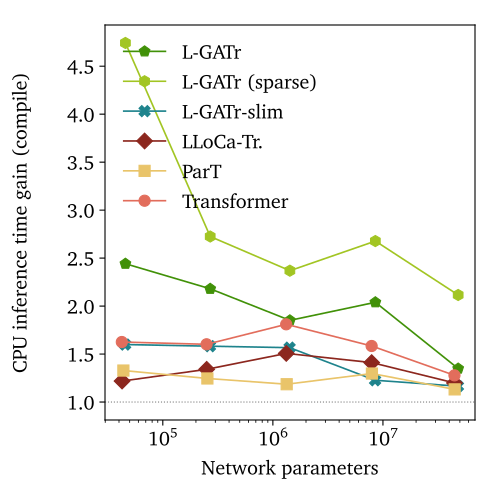

Reproduce this figure in Python.
from matplotlib.backends.backend_pdf import PdfPages

from scaling.metrics import load_data, merge_data, plot_gain_scatter
from scaling.plot import COST_LABELS

ARCHS = ["tr", "part", "slim", "lloca", "lgatr", "lgatr-sparse"]
SIZES = [-2.0, -1.0, 0.0, 1.0, 2.0]
ABLATE_LABELS = {"compile": "compile", "amp": "AMP", "zeropad": "sparse reps"}


def main():
    basics = load_data("cost_estimate/basics.json")
    cpu = merge_data(load_data("cost_estimate/inference_cpu.json"), basics)
    gpu = merge_data(load_data("cost_estimate/inference_gpu.json"), basics)
    train = merge_data(load_data("cost_estimate/train_gpu_bs512.json"), basics)

    pages = [
        (cpu, "mean", ["compile", "amp"], "CPU inference time", False),
        (cpu, "memory_rss", ["compile", "amp"], "CPU inference memory", True),
        (gpu, "mean", ["compile", "amp", "zeropad"], "GPU inference time", False),
        (gpu, "memory_alloc", ["compile", "amp", "zeropad"], "GPU inference memory", True),
        (train, "mean", ["compile", "amp"], "GPU training time", False),
        (train, "memory_alloc", ["compile", "amp"], "GPU training memory", True),
    ]

    with PdfPages("scaling/cost_gains.pdf") as pdf:
        for data, y_key, ablations, metric_label, reduction in pages:
            for ablate in ablations:
                kind = "reduction" if reduction else "gain"
                plot_gain_scatter(
                    pdf,
                    data,
                    SIZES,
                    xlabel=COST_LABELS["params"],
                    ylabel=f"{metric_label} {kind}",
                    corner=ABLATE_LABELS[ablate],
                    ablate=ablate,
                    archs=ARCHS,
                    x_key="params",
                    y_key=y_key,
                    reduction=reduction,
                    xscale="log",
                )


if __name__ == "__main__":
    main()
